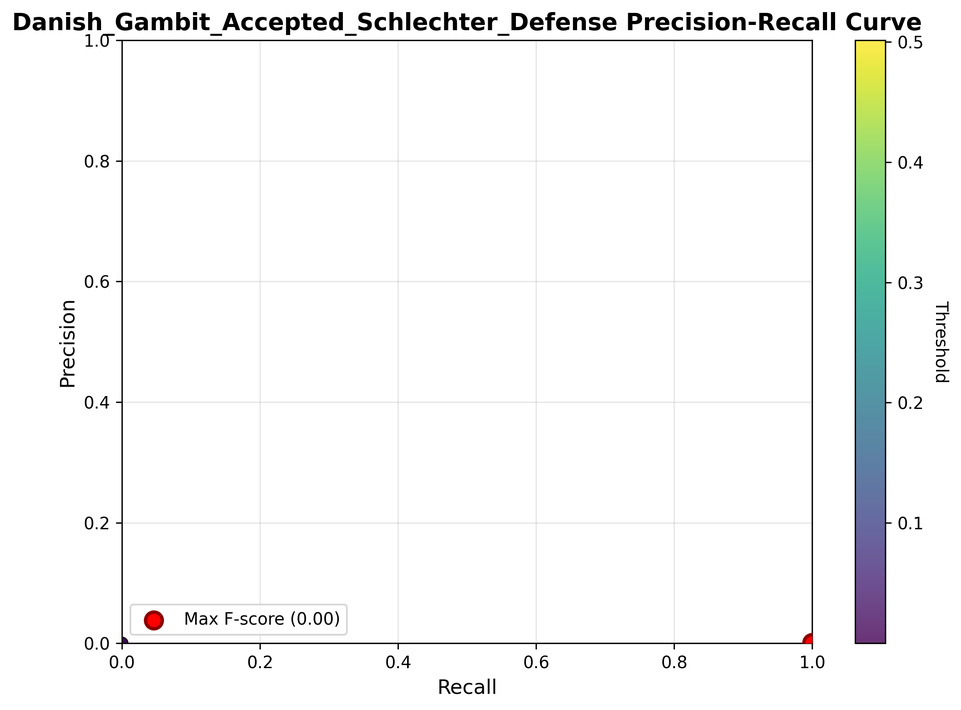
#> input picture analysis/pr-curves/0.00_Danish_Gambit_Accepted_Schlechter_Defense_pr_curve.png, 961 x 710 px, shrunk from 2388 x 1764 before the run; its folder holds 4 pictures in this run
$ python create_pr_matrix.py
#> lines starting #> are read from the running program, lines starting #| are printed output that depends on the picture
#!/usr/bin/env python3
"""Create a matrix view of top-performing PR curves."""

import os
from PIL import Image
import math

def create_pr_matrix(pr_curves_dir, output_path, n_images=9):
    """Create a grid of top-performing PR curves.

    Args:
        pr_curves_dir: Directory containing PR curve images
        output_path: Output path for the matrix image
        n_images: Number of images (should be a perfect square)
    """
#> called with pr_curves_dir = 'analysis/pr-curves', n_images = 25
    # Get all PR curve files with their F1 scores
    files = []
    for f in os.listdir(pr_curves_dir):
        if f.endswith('_pr_curve.png'):
            try:
                f1_score = float(f.split('_')[0])
                files.append((f1_score, f))
            except ValueError:
                continue

    # Sort by F1 score descending and take top n
    files.sort(reverse=True)
    top_files = files[:n_images]

    print(f"Creating matrix with {n_images} images:")
    for f1, fname in top_files:
        print(f"  F1={f1:.2f}: {fname}")

    # Load images
    images = []
    for _, fname in top_files:
        img_path = os.path.join(pr_curves_dir, fname)
        img = Image.open(img_path)
#> img is the input picture: PIL image 961x710 RGBA; mean R, G, B, A 245.4, 246.4, 245.8, 255
        images.append(img)

    # Calculate grid dimensions
    grid_size = int(math.sqrt(n_images))
#> grid_size = 5

    # Get dimensions of first image (assume all same size)
    img_width, img_height = images[0].size
#> img_width = 961; img_height = 710

    # Create output image
    matrix_width = grid_size * img_width
#> matrix_width = 4805
    matrix_height = grid_size * img_height
#> matrix_height = 3550
    matrix = Image.new('RGB', (matrix_width, matrix_height), 'white')
#> matrix: PIL image 4805x3550 RGB; every value is 255

    # Paste images into grid
    for idx, img in enumerate(images):
        row = idx // grid_size
        col = idx % grid_size
        x = col * img_width
        y = row * img_height
        matrix.paste(img, (x, y))
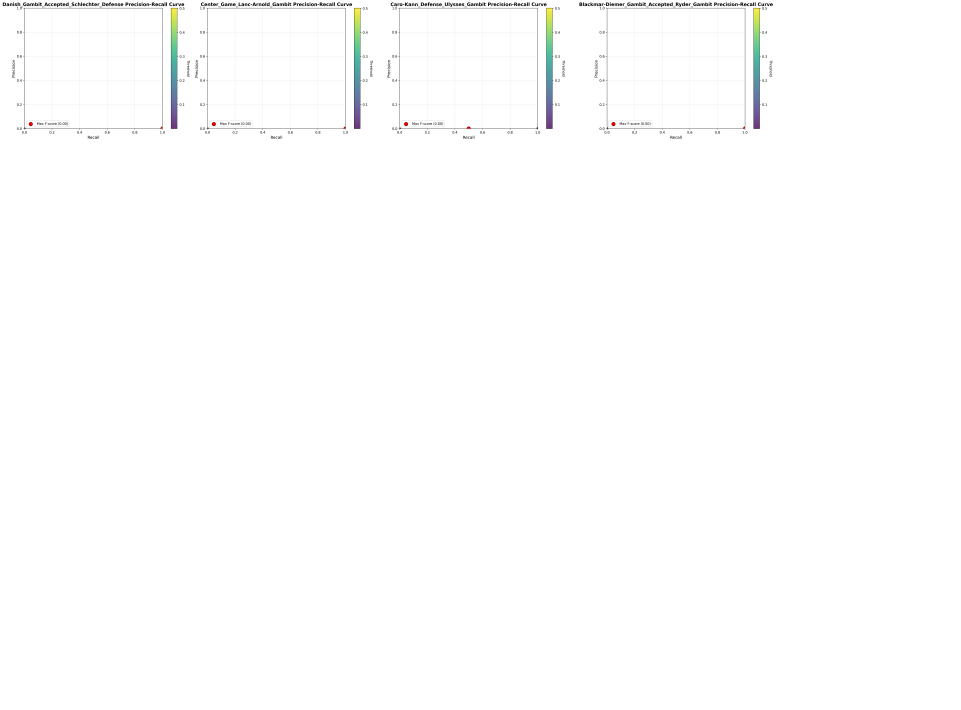
#> matrix: PIL image 4805x3550 RGB (shown at 1/5 size); mean R, G, B 253.5, 253.6, 253.6

    # Save
    matrix.save(output_path, quality=95)
    print(f"Saved matrix to {output_path}")
    print(f"Dimensions: {matrix_width}x{matrix_height}")
#| Dimensions: 4805x3550

if __name__ == '__main__':
    pr_curves_dir = 'analysis/pr-curves'
    output_path = 'analysis/pr-curves/top_25_pr_curves_matrix.png'
    create_pr_matrix(pr_curves_dir, output_path, n_images=25)
